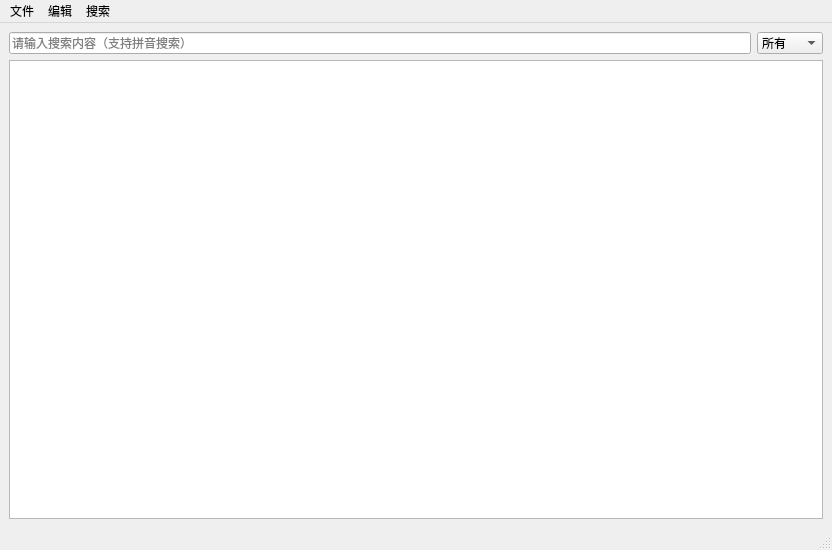
<?xml version="1.0" encoding="UTF-8"?>
<ui version="4.0">
 <class>KFileSearcherMainWindow</class>
 <widget class="QMainWindow" name="KFileSearcherMainWindow">
  <property name="geometry">
   <rect>
    <x>0</x>
    <y>0</y>
    <width>832</width>
    <height>550</height>
   </rect>
  </property>
  <property name="font">
   <font>
    <pointsize>9</pointsize>
   </font>
  </property>
  <property name="windowTitle">
   <string>桌面文件搜索器</string>
  </property>
  <property name="windowIcon">
   <iconset resource="kfilesearcher.qrc">
    <normaloff>:/icon/icon.svg</normaloff>:/icon/icon.svg</iconset>
  </property>
  <widget class="QWidget" name="m_centralwidget">
   <layout class="QVBoxLayout" name="verticalLayout">
    <item>
     <layout class="QHBoxLayout" name="horizontalLayout">
      <item>
       <widget class="QLineEdit" name="m_inputLineEdit">
        <property name="placeholderText">
         <string>请输入搜索内容（支持拼音搜索）</string>
        </property>
       </widget>
      </item>
      <item>
       <widget class="QComboBox" name="m_filter_ComboBox">
        <item>
         <property name="text">
          <string>所有</string>
         </property>
        </item>
        <item>
         <property name="text">
          <string>文件夹</string>
         </property>
        </item>
        <item>
         <property name="text">
          <string>文件</string>
         </property>
        </item>
       </widget>
      </item>
     </layout>
    </item>
    <item>
     <widget class="KFileDetailsView" name="m_detailsView"/>
    </item>
   </layout>
  </widget>
  <widget class="QMenuBar" name="m_menubar">
   <property name="geometry">
    <rect>
     <x>0</x>
     <y>0</y>
     <width>832</width>
     <height>17</height>
    </rect>
   </property>
   <property name="font">
    <font>
     <pointsize>9</pointsize>
    </font>
   </property>
   <widget class="QMenu" name="menu">
    <property name="title">
     <string>文件</string>
    </property>
    <addaction name="m_exportAction"/>
    <addaction name="m_hideAction"/>
    <addaction name="m_quitAction"/>
   </widget>
   <widget class="QMenu" name="menu_2">
    <property name="title">
     <string>编辑</string>
    </property>
    <addaction name="m_selectAllAction"/>
    <addaction name="m_deleteAction"/>
   </widget>
   <widget class="QMenu" name="menu_3">
    <property name="title">
     <string>搜索</string>
    </property>
    <addaction name="m_regExpAction"/>
   </widget>
   <addaction name="menu"/>
   <addaction name="menu_2"/>
   <addaction name="menu_3"/>
  </widget>
  <widget class="QStatusBar" name="m_statusbar"/>
  <action name="m_quitAction">
   <property name="text">
    <string>退出</string>
   </property>
   <property name="shortcut">
    <string>Ctrl+Q</string>
   </property>
  </action>
  <action name="m_exportAction">
   <property name="text">
    <string>将选中的文件导出到</string>
   </property>
   <property name="shortcut">
    <string>Ctrl+S</string>
   </property>
  </action>
  <action name="m_selectAllAction">
   <property name="text">
    <string>全选</string>
   </property>
   <property name="shortcut">
    <string>Ctrl+A</string>
   </property>
  </action>
  <action name="m_regExpAction">
   <property name="checkable">
    <bool>true</bool>
   </property>
   <property name="text">
    <string>使用正则表达式</string>
   </property>
   <property name="shortcut">
    <string>Ctrl+R</string>
   </property>
  </action>
  <action name="m_deleteAction">
   <property name="text">
    <string>删除选中文件</string>
   </property>
   <property name="shortcut">
    <string>Del</string>
   </property>
  </action>
  <action name="m_hideAction">
   <property name="text">
    <string>隐藏/显示</string>
   </property>
   <property name="shortcut">
    <string>Alt+Space</string>
   </property>
  </action>
 </widget>
 <customwidgets>
  <customwidget>
   <class>KFileDetailsView</class>
   <extends>QTableView</extends>
   <header>kfiledetailsview.h</header>
  </customwidget>
 </customwidgets>
 <resources>
  <include location="kfilesearcher.qrc"/>
 </resources>
 <connections/>
</ui>
